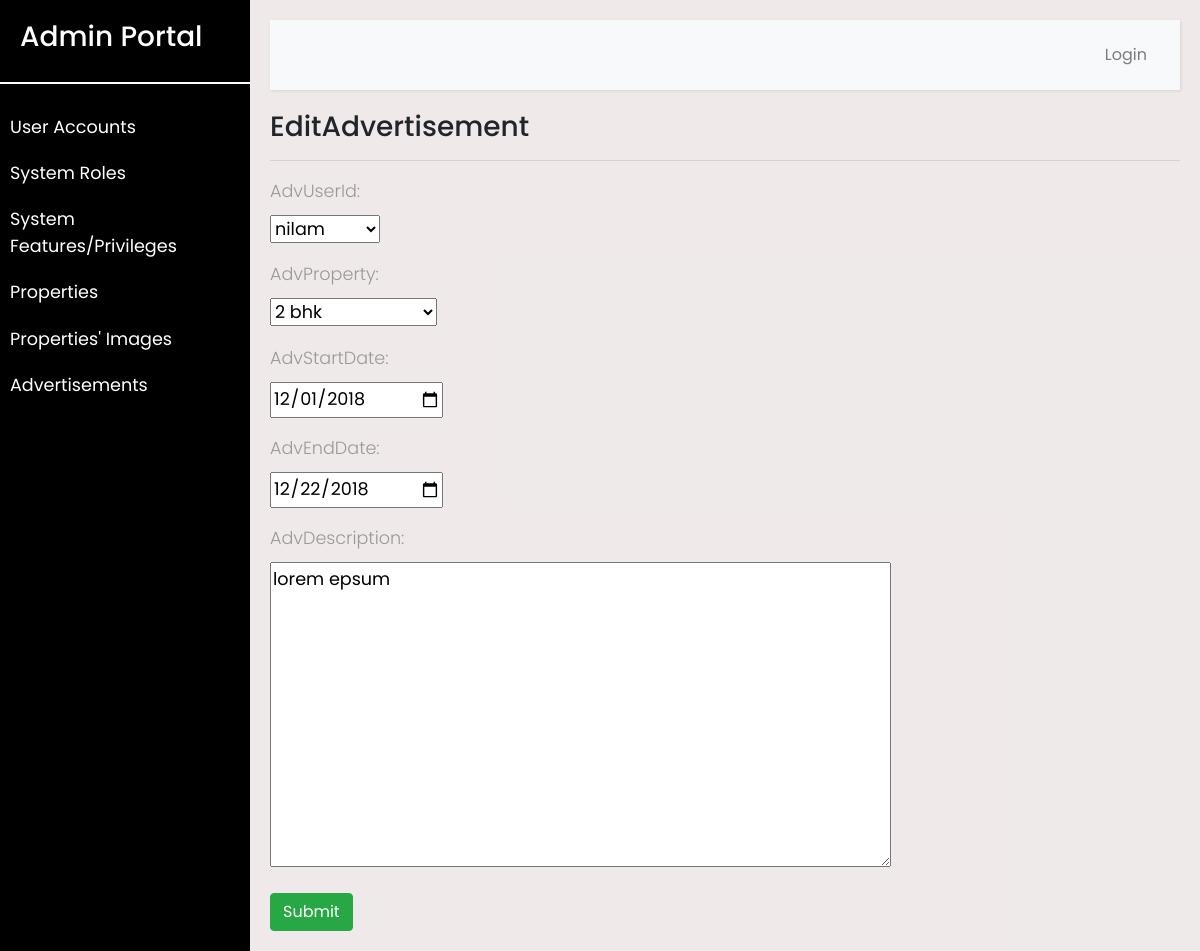
The app's page /admin_portal/editAdvertisement/1 with its own data.
### eproperty/models.py (models this page shows, shortened)
class Advertisement(models.Model):
    id = models.AutoField(primary_key=True)
    advUserId = models.ForeignKey(User, on_delete=models.CASCADE)
    advProperty = models.ForeignKey(Property, on_delete=models.CASCADE, default='')
    advStartDate = models.DateField()
    advEndDate = models.DateField()
    advDescription = models.TextField()

### eproperty/views.py (the view)
# urls.py: path('admin_portal/editAdvertisement/<int:pk>', views.editAdvertisement, name='editAdvertisement'),
def editAdvertisement(request, pk):
    ad = get_object_or_404(Advertisement, pk=pk)
    form = AdvertisementsForm(request.POST or None, instance=ad)
    if form.is_valid():
        form.save()
        return redirect('listAdvertisement')
    return render(request, 'admin_portal/editAdvertisement.html', {'form': form})

### eproperty/forms.py
class AdvertisementsForm(ModelForm):
    class Meta:
        model = Advertisement
        fields = ['id', 'advUserId', 'advProperty', 'advStartDate', 'advEndDate', 'advDescription']
        widgets = {
            'advStartDate': DateInput(attrs={'type': 'date'}),
            'advEndDate': DateInput(attrs={'type': 'date'})
        }

### eproperty/models.py (called while the page is built)
    def __str__(self):
        return self.propertyTitle

### templates/admin_portal/editAdvertisement.html (shortened to what this page needs)
{% extends 'admin_portal/base_admin.html' %}
{% block content %}
    <h3> EditAdvertisement</h3>
    <hr>
    <form method="post">{% csrf_token %}
        {% for field in form %}
            <p>
                {{ field.label_tag }}<br>
                {{ field }}
            </p>
        {% endfor %}
        <button type="submit" class="btn btn-success">Submit</button>
    </form>
{% endblock %}

### static/admin_portal/style.css (style rules this page uses)
body { font-family: 'Poppins', sans-serif; background: #fafafa; }
p { font-family: 'Poppins', sans-serif; font-size: 1.1em; font-weight: 300; line-height: 1.7em; color: #999; }

### records on screen
Advertisement: form "nilam" "2 bhk" "12/01/2018" "12/22/2018" "lorem epsum"

### other values on screen
{{ field.label_tag }} "AdvUserId:" "AdvProperty:" "AdvStartDate:" "AdvEndDate:" "AdvDescription:"
